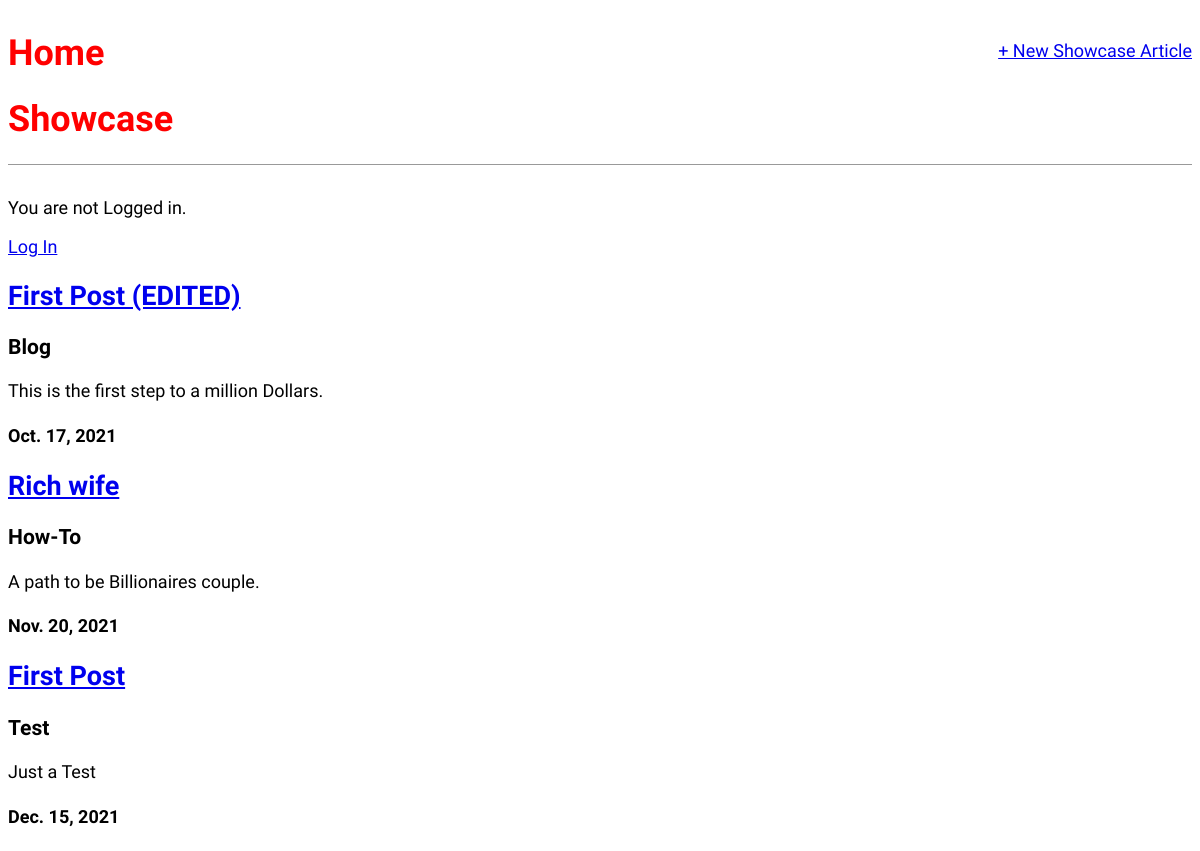
/showcase/, run on the app's committed database.
### showcase/models.py (models this page shows, shortened)
class Article(models.Model):
	title = models.CharField(max_length=200)
	subtitle = models.CharField(max_length=200)
	date = models.DateField(auto_now_add=True)
	body = models.TextField()
	author = models.ForeignKey(
		'auth.User',
		on_delete=models.CASCADE,
		)
	body = models.TextField()

### showcase/views.py (the view)
# urls.py: path('showcase/', ArticleListView.as_view(), name='showcase'),
class ArticleListView(ListView):
	model = Article
	template_name = 'showcase.html'

### templates/showcase.html
{% extends 'base.html' %}
{% block content %}
	{% for article in object_list %}
		<div class="article-update">
			<h2><a href="{% url 'article_detail' article.pk %}">{{ article.title }}</a></h2>
			<h3>{{ article.subtitle }}</h3>
			<p>{{ article.body }}</p>
			<h4>{{ article.date }}</h4>
		</div>
	{% endfor %}
{% endblock content %}

### static/css/base.css (style rules this page uses)
body { font-family: 'Source Sans Pro', sans-serif; font-size: 18px; }

### data on the page
Article: title "First Post (EDITED)", subtitle "Blog", body "This is the first step to a million Dollars.", date "Oct. 17, 2021"
Article: title "Rich wife", subtitle "How-To", body "A path to be Billionaires couple.", date "Nov. 20, 2021"
Article: title "First Post", subtitle "Test", body "Just a Test", date "Dec. 15, 2021"
